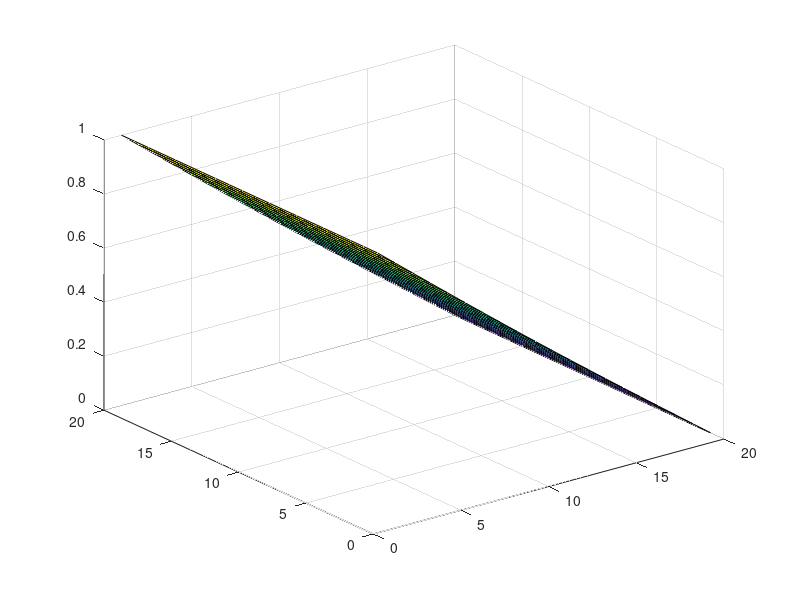
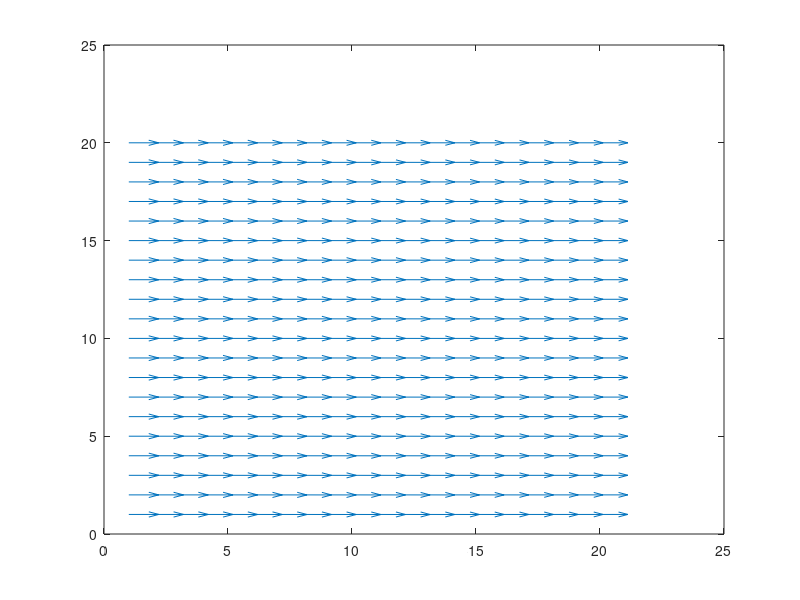

The MATLAB script that drew these images, in order:
clear all
clearvars -global
close all
format shorte

% Define variables
nx = 20;
ny = 20;

% Create the solution matrix V
V = zeros(nx, ny);

% Create mesh grid
[X, Y] = meshgrid([1:nx], [1:ny]);

% Max number of iterations
numSim = 300; 

pauseTime = 0.01;

% Creating loop for iteration, solution matrix and variables.
for iSim = 1:numSim
    for ix = 1:nx  
      for iy = 1:ny 
            % Check boundary conditions
        if iy==1
                V(ix,iy) = 1;  % BC to 1 on the left side
         elseif iy==ny
                V(ix,iy) = 0;  % BC to 0 on the right side
        elseif ix == 1  % BC to 0 for bottom
                V(ix, iy) = V(ix+1, iy);
        elseif ix == nx  % BC to 0 for top
                V(ix, iy) = V(ix-1, iy);
         else
                V(ix, iy) = (V(ix+1,iy) + V(ix-1,iy) + V(ix,iy+1) + V(ix,iy-1))/4;
         end
         end
    end
   
    
    surf(X,Y,V);

  
    pause(pauseTime);
end

% Create matrix for electric field
[Ex, Ey] = gradient(-V);

% Plot  electric field
figure(2)
quiver(X, Y, Ex, Ey);